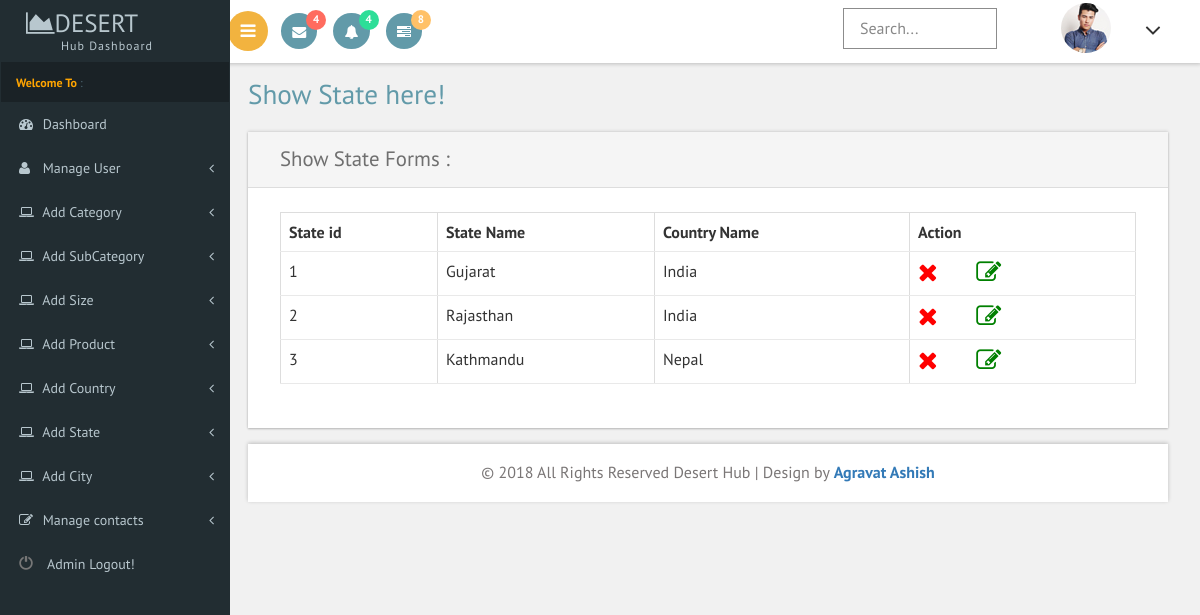
/admin/showstate.php, run on the app's committed database.
### tables this page shows
CREATE TABLE `state` (
  `s_id` int(11) NOT NULL,
  `s_name` varchar(255) NOT NULL,
  `c_id` int(11) NOT NULL
);

CREATE TABLE `country` (
  `c_id` int(11) NOT NULL,
  `c_name` varchar(255) NOT NULL
);

### admin/showstate.php (the view, shortened to what this page needs)
<?php
include("config.php");
$sel="select  state.*,c_name from state join country on state.c_id=country.c_id";
$ex=$con->query($sel);
?>
<!DOCTYPE HTML>
<html>
<head>
<link href="css/bootstrap.css" rel='stylesheet' type='text/css' />
<link href="css/style.css" rel='stylesheet' type='text/css' />
<link href="css/font-awesome.css" rel="stylesheet">
 <link href='css/SidebarNav.min.css' media='all' rel='stylesheet' type='text/css'/>
<link href="css/custom.css" rel="stylesheet">
</head>
<body class="cbp-spmenu-push">
            <?php
            include("include/header.php");
            include("include/sidebar.php");
            ?>
		<div id="page-wrapper">
			<div class="main-page">
				<div class="forms">
					<h2 class="title1">Show State here!</h2>
					<div class="form-grids row widget-shadow" data-example-id="basic-forms">
						<div class="form-title">
							<h4>Show State Forms :</h4>
						</div>
						<div class="form-body">
				<table class="table table-responsive table-bordered table-hover">
				<tr>
				<th>State id</th>
                <th>State Name</th>
                <th>Country Name</th>
                <th>Action</th>
				</tr>
               <?php
              while($fet=$ex->fetch_array())
              {
               ?>
				<tr>
				<td><?php echo $fet["s_id"];?> </td>
				<td><?php echo $fet["s_name"];?> </td>
				<td><?php echo $fet["c_name"];?> </td>
				<td><a href="showstate.php?did=<?php echo $fet["s_id"];?>" onclick="return confirm('Are you sure to Delete')"><span class="fa fa-remove" style="color: red; font-size: 25px"></span>
<a href="editstate.php?eid=<?php echo $fet["s_id"];?>"onclick="return confirm('Are you sure to Edit State')"><span class="fa fa-edit" style="color: green; font-size: 25px"></span>
				 </td>
				</tr>
			   <?php
			}
			   ?>
				</table>
						</div>
					</div>
            <?php
            include("include/footer.php");
            ?>
</body>
</html>

### admin/css/custom.css (style rules this page uses)
#page-wrapper { padding:5em 2em 2.5em; background-color: #F1F1F1; }

### data on the page
state: s_id "1", s_name "Gujarat", c.c_name "India"
state: s_id "2", s_name "Rajasthan", c.c_name "India"
state: s_id "3", s_name "Kathmandu", c.c_name "Nepal"
